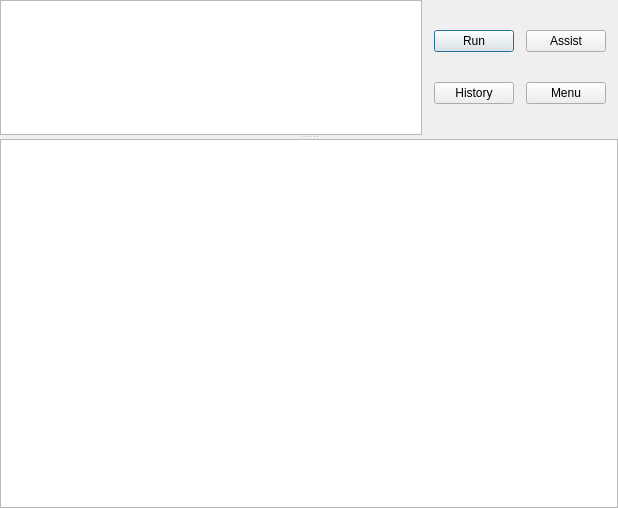
<?xml version="1.0" encoding="UTF-8"?>
<ui version="4.0">
 <class>CustomSql</class>
 <widget class="QDialog" name="CustomSql">
  <property name="geometry">
   <rect>
    <x>0</x>
    <y>0</y>
    <width>618</width>
    <height>508</height>
   </rect>
  </property>
  <property name="windowTitle">
   <string>Dialog</string>
  </property>
  <layout class="QVBoxLayout" name="verticalLayout_2">
   <property name="leftMargin">
    <number>0</number>
   </property>
   <property name="topMargin">
    <number>0</number>
   </property>
   <property name="rightMargin">
    <number>0</number>
   </property>
   <property name="bottomMargin">
    <number>0</number>
   </property>
   <item>
    <widget class="QSplitter" name="splitter">
     <property name="orientation">
      <enum>Qt::Vertical</enum>
     </property>
     <property name="childrenCollapsible">
      <bool>false</bool>
     </property>
     <widget class="QWidget" name="layoutWidget">
      <layout class="QHBoxLayout" name="horizontalLayout_3">
       <property name="spacing">
        <number>0</number>
       </property>
       <item>
        <widget class="SQLTextEdit" name="sql">
         <property name="sizePolicy">
          <sizepolicy hsizetype="Expanding" vsizetype="Preferred">
           <horstretch>0</horstretch>
           <verstretch>1</verstretch>
          </sizepolicy>
         </property>
         <property name="plainText">
          <string notr="true"/>
         </property>
        </widget>
       </item>
       <item>
        <layout class="QVBoxLayout" name="verticalLayout">
         <property name="spacing">
          <number>0</number>
         </property>
         <item>
          <layout class="QHBoxLayout" name="horizontalLayout">
           <property name="spacing">
            <number>12</number>
           </property>
           <property name="leftMargin">
            <number>12</number>
           </property>
           <property name="rightMargin">
            <number>12</number>
           </property>
           <item>
            <widget class="QPushButton" name="pushButton">
             <property name="text">
              <string>Run</string>
             </property>
             <property name="default">
              <bool>true</bool>
             </property>
            </widget>
           </item>
           <item>
            <widget class="QPushButton" name="assistButton">
             <property name="text">
              <string>Assist</string>
             </property>
            </widget>
           </item>
          </layout>
         </item>
         <item>
          <layout class="QHBoxLayout" name="horizontalLayout_2">
           <property name="spacing">
            <number>12</number>
           </property>
           <property name="leftMargin">
            <number>12</number>
           </property>
           <property name="rightMargin">
            <number>12</number>
           </property>
           <item>
            <widget class="QPushButton" name="historyButton">
             <property name="text">
              <string>History</string>
             </property>
            </widget>
           </item>
           <item>
            <widget class="QPushButton" name="menuButton">
             <property name="text">
              <string>Menu</string>
             </property>
            </widget>
           </item>
          </layout>
         </item>
        </layout>
       </item>
      </layout>
     </widget>
     <widget class="QTableView" name="tableView">
      <property name="alternatingRowColors">
       <bool>true</bool>
      </property>
      <property name="verticalScrollMode">
       <enum>QAbstractItemView::ScrollPerPixel</enum>
      </property>
      <property name="horizontalScrollMode">
       <enum>QAbstractItemView::ScrollPerPixel</enum>
      </property>
      <property name="wordWrap">
       <bool>false</bool>
      </property>
     </widget>
    </widget>
   </item>
  </layout>
 </widget>
 <customwidgets>
  <customwidget>
   <class>SQLTextEdit</class>
   <extends>QPlainTextEdit</extends>
   <header>sqltextedit.h</header>
  </customwidget>
 </customwidgets>
 <resources/>
 <connections/>
</ui>
